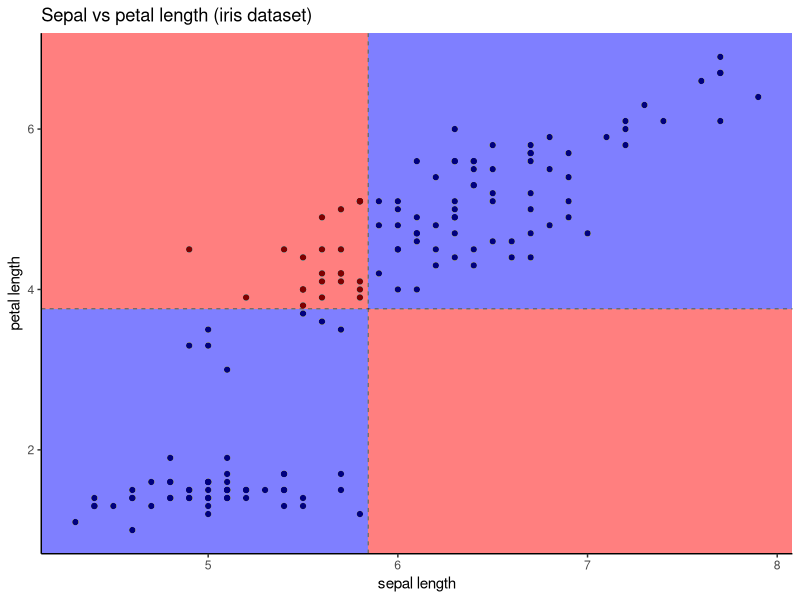
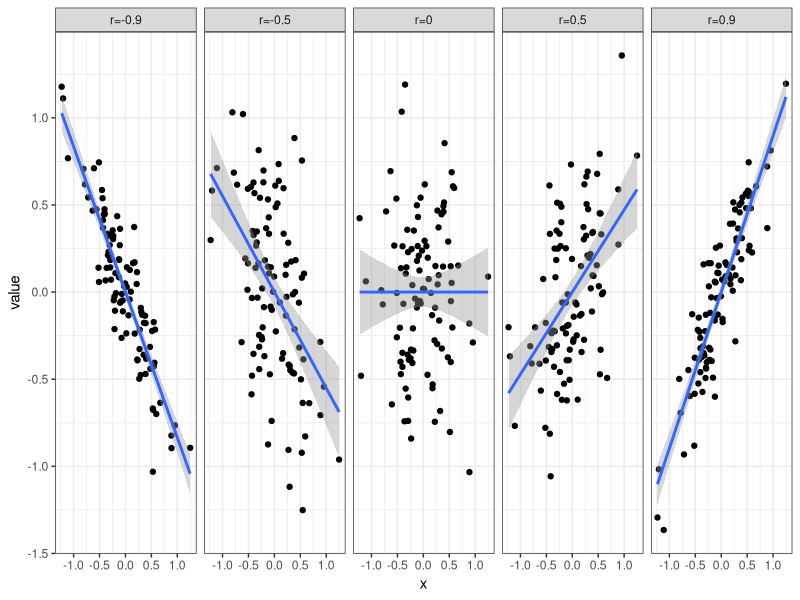
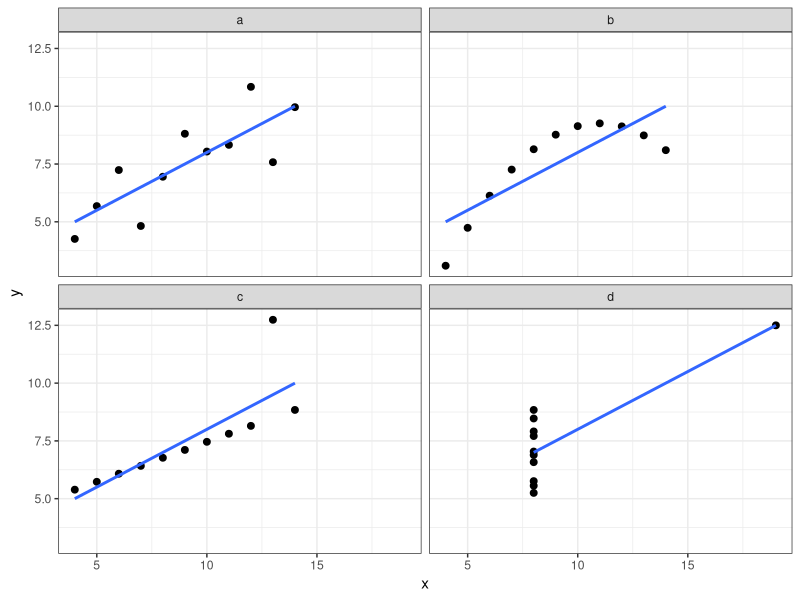
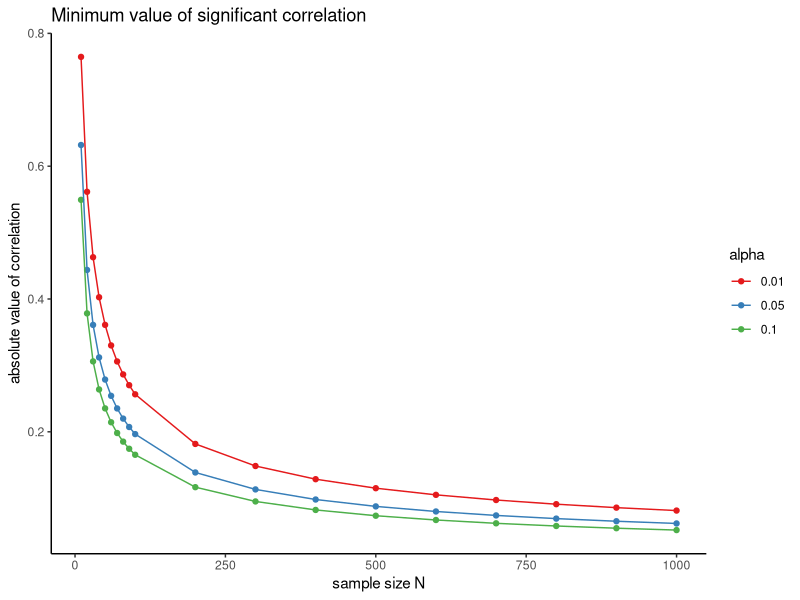

Source code (R) for these figures, in order:
## ---- chunk 1
knitr::opts_chunk$set(echo = TRUE, message = FALSE, echo = FALSE)
## ---- chunk 2
library(tidyverse)
## ---- chunk 3
mean_sepal <- mean(iris$Sepal.Length)
mean_petal <- mean(iris$Petal.Length)
plot_alpha <- 0.005
ggplot(iris, aes(Sepal.Length, Petal.Length)) +
  geom_point() +
  geom_hline(yintercept = mean_petal, size = 0.3, linetype = "dashed") +
  geom_vline(xintercept = mean_sepal, size = 0.3, linetype = "dashed") +
  geom_rect(aes(xmin = mean_sepal, ymin = mean_petal, xmax = Inf, ymax = Inf), fill = "#9999FF", alpha = plot_alpha) +
  geom_rect(aes(xmin = -Inf, ymin = , xmax = mean_sepal, ymax = mean_petal, ymin = -Inf), fill = "#9999FF", alpha = plot_alpha) +
  geom_rect(aes(xmin = -Inf, ymin = mean_petal, xmax = mean_sepal, ymax = Inf), fill = "#FF9999", alpha = plot_alpha) +
  geom_rect(aes(xmin = mean_sepal, ymin = -Inf, xmax = Inf, ymax = mean_petal), fill = "#FF9999", alpha = plot_alpha) +
  labs(x = "sepal length", y = "petal length", title = "Sepal vs petal length (iris dataset)") +
  theme_classic()
## ---- chunk 4
cov(iris$Sepal.Length, iris$Petal.Length)
## ---- chunk 5
cor(iris$Sepal.Length, iris$Petal.Length)
## ---- chunk 6
correlated <- function(rho, x){
  n <- length(x)
  y <- rnorm(n, 0, 1)
  y_res <- residuals(lm(y ~ x))
  names(y_res) <- NULL
  return(rho*sd(y_res) * x + y_res * sd(x) * sqrt(1 - rho^2))
}
## ---- chunk 7
set.seed(1313)
tibble(x = rnorm(100, 0, 0.5)) %>%
  mutate(`r=-0.9` = correlated(-0.9, x)) %>%
  mutate(`r=-0.5` = correlated(-0.5, x)) %>%
  mutate(`r=0` = correlated(0, x)) %>%
  mutate(`r=0.5` = correlated(0.5, x)) %>%
  mutate(`r=0.9` = correlated(0.9, x)) %>%
  pivot_longer(-x) %>%
  mutate(name = factor(name, levels = c("r=-0.9", "r=-0.5", "r=0", "r=0.5", "r=0.9"))) %>%
  ggplot(aes(x, value)) +
  geom_point() +
  geom_smooth(method = "lm") +
  theme_bw() +
  facet_grid(. ~ name)
## ---- chunk 8
anscombe
## ---- chunk 9
anscombe_x <- anscombe %>%
  select(x1:x4) %>%
  pivot_longer(cols = x1:x4) %>%
  mutate(name = recode(name, x1 = "a", x2 = "b", x3 = "c", x4 = "d")) %>%
  rename(x = value, set = name)

anscombe_y <- anscombe %>%
  select(y1:y4) %>%
  pivot_longer(cols = y1:y4) %>%
  mutate(name = recode(name, y1 = "a", y2 = "b", y3 = "c", y4 = "d")) %>%
  rename(y = value)

anscombe_long <- bind_cols(anscombe_x, anscombe_y %>% select(y))
## ---- chunk 10
anscombe_long %>%
  group_by(set) %>%
  summarise(n = n(),
            r = cor(x,y),
            .groups = "drop")
## ---- chunk 11
anscombe_long %>%
  ggplot(aes(x, y)) +
  geom_point(size = 2) +
  geom_smooth(method = "lm", se = FALSE) +
  theme_bw() +
  facet_wrap(~ set, ncol = 2)
## ---- chunk 12
r_min <- function(N, alpha){
  sqrt(qt(p = 1 - alpha/2, df = N -2)^2 / (N - 2 + qt(p = 1 - alpha/2, df = N-2)^2))
} 
## ---- chunk 13
tibble(N = rep(c(seq(10, 100, 10), seq(200, 1000, 100)),3),
       alpha = c(rep(0.1, 19), rep(0.05, 19), rep(0.01, 19))) %>%
  mutate( cor = map2_dbl(N, alpha, r_min)) %>%
  ggplot(aes(x = N, y = cor, color = as.factor(alpha))) +
  geom_point() +
  geom_line() +
  scale_color_brewer(name = "alpha", palette = "Set1") +
  theme_classic() +
  labs(x = "sample size N", y = "absolute value of correlation", title = "Minimum value of significant correlation")
## ---- chunk 14
cor.test(iris$Sepal.Length, iris$Petal.Length)
